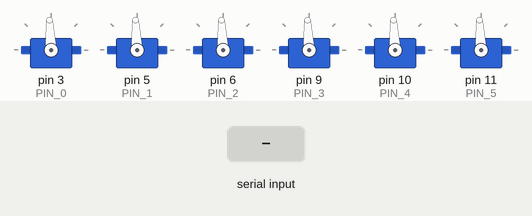
The sketch below on a simulated Arduino Uno, built with avr-gcc and run on an emulated ATmega328P. Parts: 6 × servo. The test bench sets the inputs (shaded band).

Above: at 10.2 s.
10.3 s: "90,45\n" received over Serial
At 11.3 s:
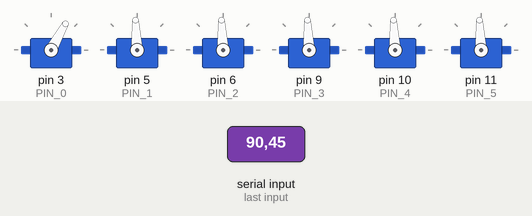
11.8 s: "30,150\n" received over Serial
At 12.5 s:
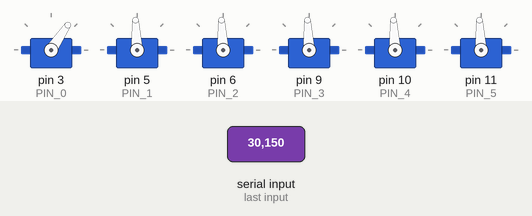
Timing chart, 0 to 14.8 s (numbered marks = the images above; inputs shaded):
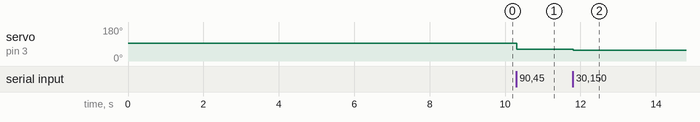

The sketch:

MotorControl.ino
```cpp
#include <Servo.h>

const int STOP_VAL = 1500; // PWM signal value 1100 to 1900, 1500 to stop

const int PIN_0 = 3;
const int PIN_1 = 5;
const int PIN_2 = 6;
const int PIN_3 = 9;
const int PIN_4 = 10;
const int PIN_5 = 11;

const int PINS[] = {PIN_0, PIN_1, PIN_2, PIN_3, PIN_4, PIN_5};

Servo m0, m1, m2, m3, m4, m5;
Servo motors[] = {m0, m1, m2, m3, m4, m5};

void setup() {
  Serial.begin(9600);

  for(int i = 0; i < sizeof(motors) / sizeof(motors[0]); i++) {
    motors[i].attach(PINS[i]);
    motors[i].writeMicroseconds(STOP_VAL);
  }

  delay(9000); // delay to allow the ESC to recognize the stopped signal
}

void loop() {
  while (Serial.available() == 0);

  String input = Serial.readStringUntil('\n'); //"555 555 555 555 555 555";

  // data will be sent in the following format: 499 499 499 499 499 499
  // pwm value for a motor from 000 to 999

  int inputIndex = 0;

  int motorPwm = 0;
  int motorMicroSec = 0;
  for (int i = 0; i < sizeof(motors) / sizeof(motors[0]); i++) {
    if (inputIndex + 2 >= input.length()) {
      break;
    }

    motorPwm = input.substring(inputIndex, inputIndex + 3).toInt(); // get the 3 pwm digits
    motorMicroSec = convertToMicoSec(motorPwm);
    motors[i].writeMicroseconds(motorMicroSec); // set pwm frequency
    inputIndex += 4; // shift 4 to get to next pwm entry
  }
}

void printMotor(int motor, int speed) {
  Serial.print("Motor number: ");
  Serial.print(motor);
  Serial.print(", Speed: ");
  Serial.print(speed);
  Serial.println("\n");
}

int convertToMicoSec(int pwm) {
  // 1900 - 1100 = 800
  // 1100 is lowwer bounds, 1900 is upper bounds
  // 999 is original pwm value from Pi
  // x * 800/999 + 1100 = microsec value
  float conversionFactor = 800 / (float) 999; // cast to avoid integer output
  return (pwm * conversionFactor) + 1100;
}
```

Measured:
- after the input at 10.3 s, servo on pin 3 (PIN_0): 93° → 61° at once
- after the input at 11.8 s, servo on pin 3 (PIN_0): 61° → 56° at once
